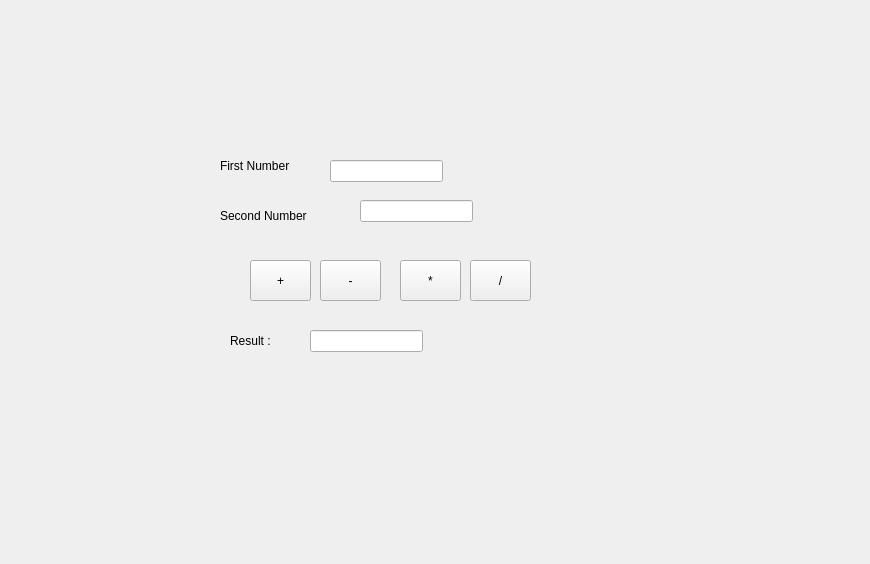
<?xml version="1.0" encoding="UTF-8"?>
<ui version="4.0">
 <class>MainWindow</class>
 <widget class="QMainWindow" name="MainWindow">
  <property name="geometry">
   <rect>
    <x>0</x>
    <y>0</y>
    <width>870</width>
    <height>564</height>
   </rect>
  </property>
  <property name="windowTitle">
   <string>MainWindow</string>
  </property>
  <widget class="QWidget" name="centralwidget">
   <widget class="QLabel" name="FirstNumberLabel">
    <property name="geometry">
     <rect>
      <x>220</x>
      <y>150</y>
      <width>91</width>
      <height>31</height>
     </rect>
    </property>
    <property name="text">
     <string>First Number</string>
    </property>
   </widget>
   <widget class="QLabel" name="SecondNumberLabel">
    <property name="geometry">
     <rect>
      <x>220</x>
      <y>200</y>
      <width>101</width>
      <height>31</height>
     </rect>
    </property>
    <property name="text">
     <string>Second Number</string>
    </property>
   </widget>
   <widget class="QLineEdit" name="First_number">
    <property name="geometry">
     <rect>
      <x>330</x>
      <y>160</y>
      <width>113</width>
      <height>22</height>
     </rect>
    </property>
   </widget>
   <widget class="QLineEdit" name="Second_number">
    <property name="geometry">
     <rect>
      <x>360</x>
      <y>200</y>
      <width>113</width>
      <height>22</height>
     </rect>
    </property>
   </widget>
   <widget class="QPushButton" name="add">
    <property name="geometry">
     <rect>
      <x>250</x>
      <y>260</y>
      <width>61</width>
      <height>41</height>
     </rect>
    </property>
    <property name="text">
     <string>+</string>
    </property>
   </widget>
   <widget class="QPushButton" name="mul">
    <property name="geometry">
     <rect>
      <x>400</x>
      <y>260</y>
      <width>61</width>
      <height>41</height>
     </rect>
    </property>
    <property name="text">
     <string>*</string>
    </property>
   </widget>
   <widget class="QPushButton" name="sub">
    <property name="geometry">
     <rect>
      <x>320</x>
      <y>260</y>
      <width>61</width>
      <height>41</height>
     </rect>
    </property>
    <property name="text">
     <string>-</string>
    </property>
   </widget>
   <widget class="QPushButton" name="div">
    <property name="geometry">
     <rect>
      <x>470</x>
      <y>260</y>
      <width>61</width>
      <height>41</height>
     </rect>
    </property>
    <property name="text">
     <string>/</string>
    </property>
   </widget>
   <widget class="QLabel" name="ResultLabel">
    <property name="geometry">
     <rect>
      <x>230</x>
      <y>330</y>
      <width>71</width>
      <height>21</height>
     </rect>
    </property>
    <property name="text">
     <string>Result :</string>
    </property>
   </widget>
   <widget class="QLineEdit" name="result">
    <property name="geometry">
     <rect>
      <x>310</x>
      <y>330</y>
      <width>113</width>
      <height>22</height>
     </rect>
    </property>
    <property name="readOnly">
     <bool>true</bool>
    </property>
   </widget>
  </widget>
 </widget>
 <resources/>
 <connections/>
</ui>
